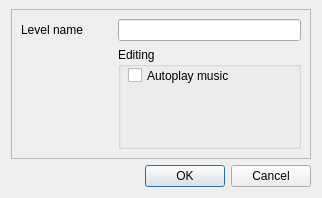
<?xml version="1.0" encoding="UTF-8"?>
<ui version="4.0">
 <class>LevelProps</class>
 <widget class="QDialog" name="LevelProps">
  <property name="windowModality">
   <enum>Qt::WindowModal</enum>
  </property>
  <property name="geometry">
   <rect>
    <x>0</x>
    <y>0</y>
    <width>318</width>
    <height>168</height>
   </rect>
  </property>
  <property name="contextMenuPolicy">
   <enum>Qt::NoContextMenu</enum>
  </property>
  <property name="windowTitle">
   <string>Level Properties</string>
  </property>
  <property name="windowIcon">
   <iconset resource="editor.qrc">
    <normaloff>:/lvl16.png</normaloff>
    <normalon>:/lvl16.png</normalon>
    <activeoff>:/lvl16.png</activeoff>
    <activeon>:/lvl16.png</activeon>:/lvl16.png</iconset>
  </property>
  <property name="locale">
   <locale language="English" country="UnitedStates"/>
  </property>
  <property name="modal">
   <bool>false</bool>
  </property>
  <layout class="QGridLayout" name="gridLayout" rowminimumheight="150,0" columnminimumwidth="300">
   <property name="sizeConstraint">
    <enum>QLayout::SetFixedSize</enum>
   </property>
   <property name="topMargin">
    <number>9</number>
   </property>
   <item row="0" column="0">
    <widget class="QFrame" name="frame">
     <property name="frameShape">
      <enum>QFrame::StyledPanel</enum>
     </property>
     <property name="frameShadow">
      <enum>QFrame::Raised</enum>
     </property>
     <layout class="QGridLayout" name="gridLayout_2">
      <item row="0" column="0">
       <widget class="QLabel" name="label">
        <property name="text">
         <string>Level name</string>
        </property>
       </widget>
      </item>
      <item row="0" column="1" colspan="2">
       <widget class="QLineEdit" name="LVLPropLevelTitle"/>
      </item>
      <item row="1" column="1" colspan="2">
       <widget class="QGroupBox" name="EditingProps">
        <property name="title">
         <string>Editing</string>
        </property>
        <widget class="QCheckBox" name="setAutoplayMusic">
         <property name="geometry">
          <rect>
           <x>10</x>
           <y>20</y>
           <width>147</width>
           <height>17</height>
          </rect>
         </property>
         <property name="text">
          <string>Autoplay music</string>
         </property>
        </widget>
       </widget>
      </item>
     </layout>
    </widget>
   </item>
   <item row="1" column="0">
    <widget class="QDialogButtonBox" name="LVLPropButtonBox">
     <property name="orientation">
      <enum>Qt::Horizontal</enum>
     </property>
     <property name="standardButtons">
      <set>QDialogButtonBox::Cancel|QDialogButtonBox::Ok</set>
     </property>
    </widget>
   </item>
  </layout>
 </widget>
 <resources>
  <include location="editor.qrc"/>
 </resources>
 <connections>
  <connection>
   <sender>LVLPropButtonBox</sender>
   <signal>accepted()</signal>
   <receiver>LevelProps</receiver>
   <slot>accept()</slot>
   <hints>
    <hint type="sourcelabel">
     <x>248</x>
     <y>254</y>
    </hint>
    <hint type="destinationlabel">
     <x>157</x>
     <y>274</y>
    </hint>
   </hints>
  </connection>
  <connection>
   <sender>LVLPropButtonBox</sender>
   <signal>rejected()</signal>
   <receiver>LevelProps</receiver>
   <slot>reject()</slot>
   <hints>
    <hint type="sourcelabel">
     <x>316</x>
     <y>260</y>
    </hint>
    <hint type="destinationlabel">
     <x>286</x>
     <y>274</y>
    </hint>
   </hints>
  </connection>
 </connections>
</ui>
